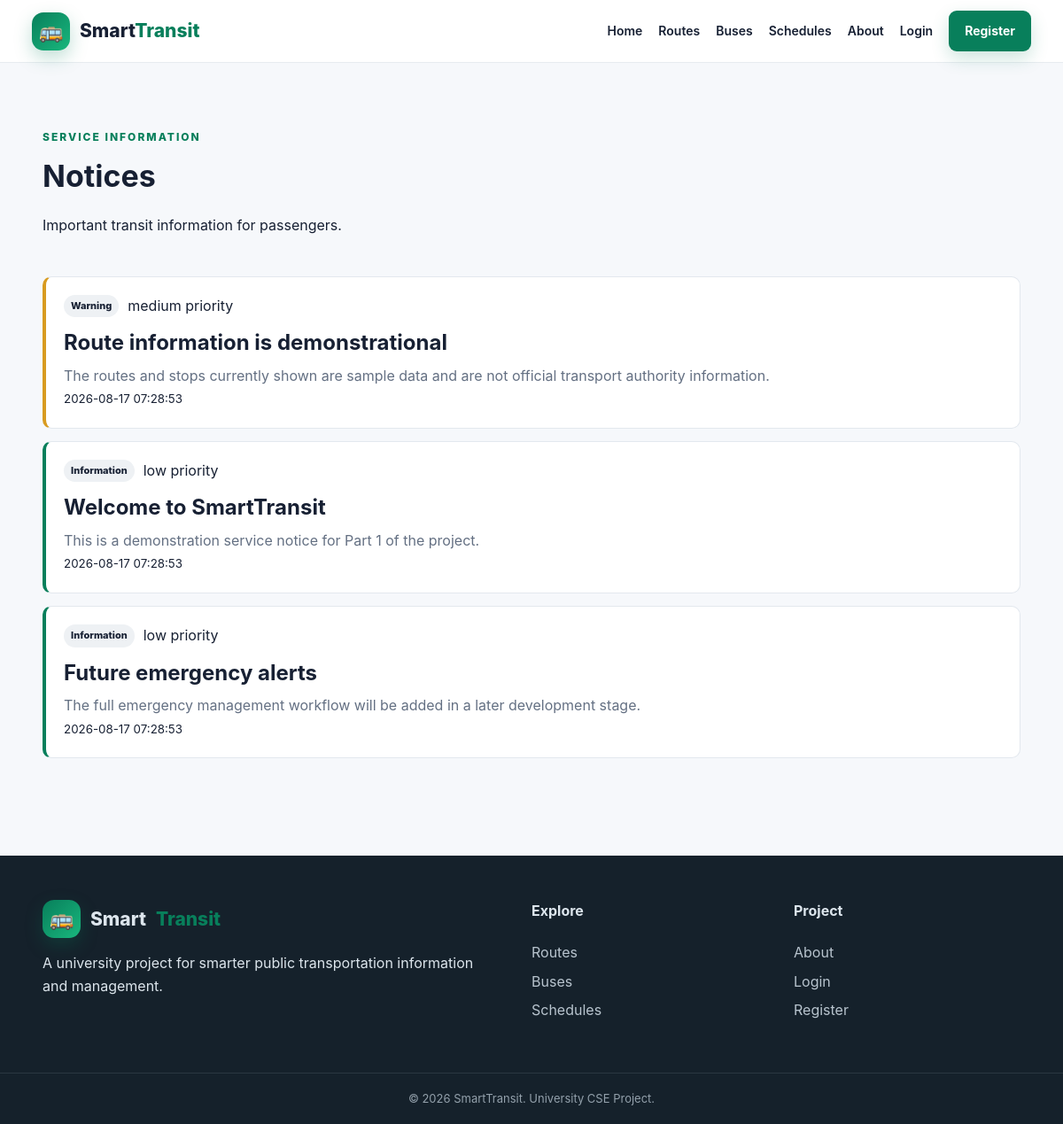
Page /passenger/notices.php on the committed database.
### tables this page shows
CREATE TABLE IF NOT EXISTS notices (
    id INT UNSIGNED AUTO_INCREMENT PRIMARY KEY,
    title VARCHAR(150) NOT NULL,
    message TEXT NOT NULL,
    notice_type ENUM('information','warning','emergency') NOT NULL DEFAULT 'information',
    priority ENUM('low','medium','high') NOT NULL DEFAULT 'low',
    status ENUM('active','inactive') NOT NULL DEFAULT 'active',
    created_at TIMESTAMP DEFAULT CURRENT_TIMESTAMP
);

### includes/functions.php (called while the page is built, shortened)
<?php
function e(?string $value): string {
    return htmlspecialchars($value ?? '', ENT_QUOTES, 'UTF-8');
}
?>

### passenger/notices.php (the view, shortened to what this page needs)
<?php
require_once __DIR__ . '/../config/database.php';
require_once __DIR__ . '/../includes/functions.php';
$notices=$pdo->query("SELECT * FROM notices WHERE status='active' ORDER BY FIELD(priority,'high','medium','low'),created_at DESC")->fetchAll();
$pageTitle='Notices'; require __DIR__ . '/../includes/header.php';
?>
<main class="section"><div class="container">
<div class="page-heading"><div><span class="eyebrow">SERVICE INFORMATION</span><h1>Notices</h1><p>Important transit information for passengers.</p></div></div>
<div class="notice-list">
<?php foreach($notices as $n): ?><article class="notice <?= e($n['notice_type']) ?>"><div><span class="badge"><?= e(ucfirst($n['notice_type'])) ?></span><span class="muted"><?= e($n['priority']) ?> priority</span></div><h2><?= e($n['title']) ?></h2><p><?= e($n['message']) ?></p><small><?= e($n['created_at']) ?></small></article><?php endforeach; ?>
</div></div></main>
<?php require __DIR__ . '/../includes/footer.php'; ?>

### assets/css/style.css (style rules this page uses)
* { box-sizing:border-box }
html { scroll-behavior:smooth }
body { margin:0;font-family:Inter,Segoe UI,Arial,sans-serif;background:#f6f8fb;color:#172033;line-height:1.6 }
.container { width:min(1120px,92%);margin:auto }
.eyebrow { font-size:12px;letter-spacing:2px;font-weight:800;color:#087f5b }
.section { padding:70px 0 }
.section-heading h2,.page-heading h1 { margin:5px 0;font-size:34px }
.page-heading { display:flex;justify-content:space-between;align-items:end;margin-bottom:28px }
.badge { display:inline-block;padding:4px 8px;border-radius:999px;background:#eef1f4;font-size:11px;font-weight:800 }
.notice-list { display:grid;gap:14px }
.notice { background:#fff;border:1px solid #e3e8ee;border-left:4px solid #087f5b;border-radius:10px;padding:20px }
.notice.warning { border-left-color:#d89b20 }
.notice h2,.notice h3 { margin:10px 0 5px }
.notice p { margin:0;color:#647083 }
.notice>div { display:flex;gap:10px;align-items:center }

### rows in the picture
notices: notice_type "Warning", priority "medium", title "Route information is demonstrational", message "The routes and stops currently shown are sample data and are not official transport authority information.", created_at "2026-08-17 07:28:53"
notices: notice_type "Information", priority "low", title "Welcome to SmartTransit", message "This is a demonstration service notice for Part 1 of the project.", created_at "2026-08-17 07:28:53"
notices: notice_type "Information", priority "low", title "Future emergency alerts", message "The full emergency management workflow will be added in a later development stage.", created_at "2026-08-17 07:28:53"
